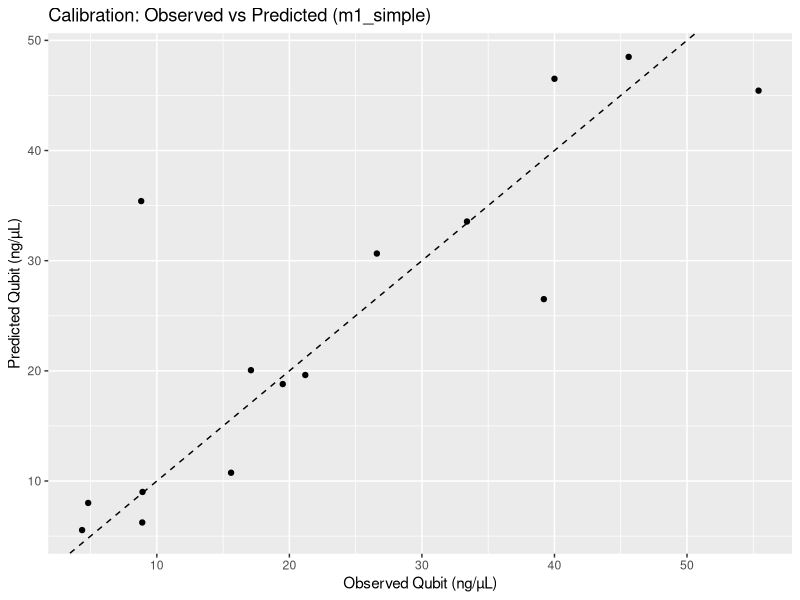
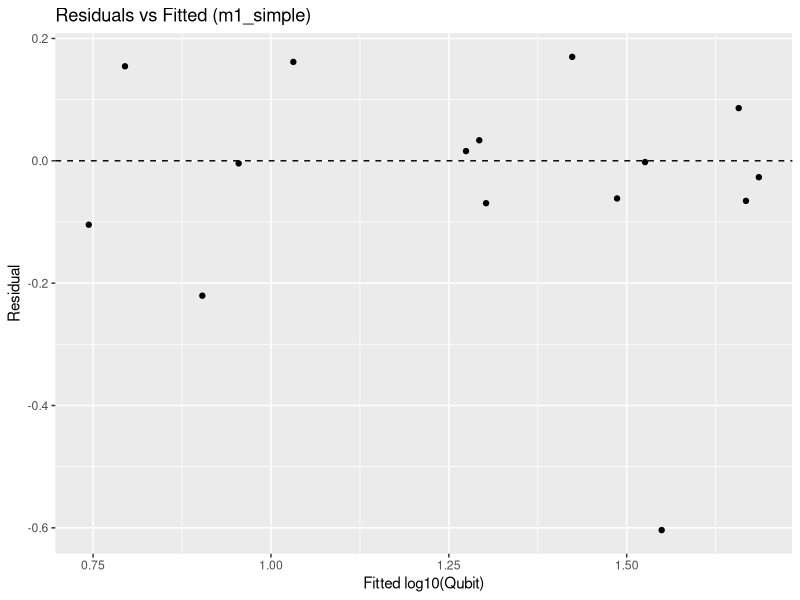
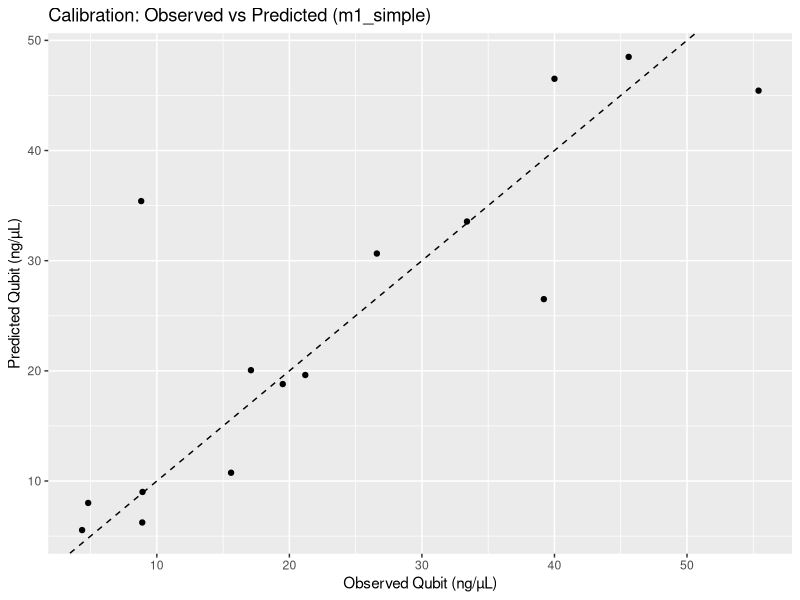
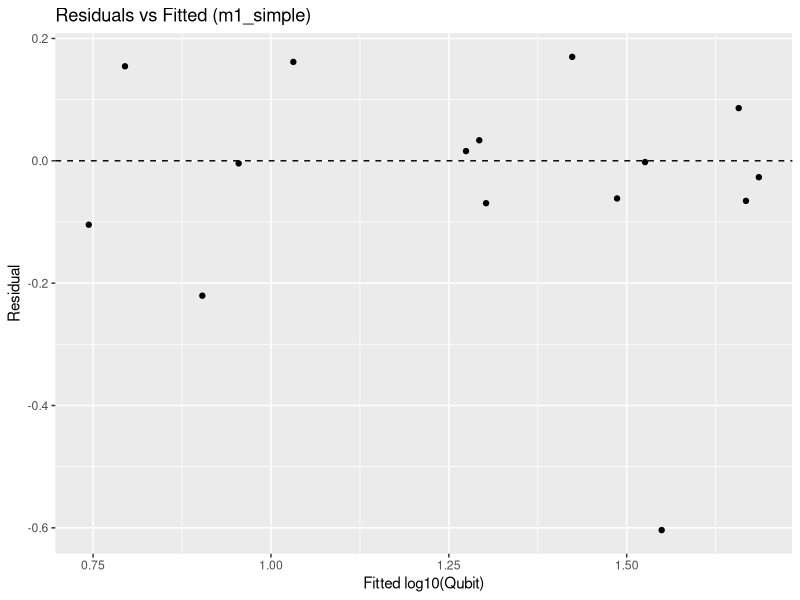

Generate these figures, in order, with R:
## ---- chunk 1
# ==============================================================================
# QUBIT CALIBRATION: End-to-end script
# - LOD handling
# - Robust fit (lmrob) with retries (fixes non-convergence)
# - Compare full vs simpler model (drop d230_w)
# - K-fold CV (same folds), fold-error metrics
# - Predictions + 95% prediction intervals, exports
# - Robust weights + domain of validity + diagnostics
# ==============================================================================

# ---- Packages ----
suppressPackageStartupMessages({
  library(dplyr)
  library(readr)
  library(ggplot2)
  library(robustbase)
})

cat("Loading data...\n")
cal <- read_csv("edna_qual_quan_21_10.csv", show_col_types = FALSE)
nd  <- read_csv("eDNA_all_nano.csv", show_col_types = FALSE)

# ---- Config (safe defaults) ----
if (!exists("CONFIG")) {
  CONFIG <- list(
    log_floor    = 0.1,           # floor before log10 to avoid -Inf
    winsor_probs = c(0.05, 0.95), # 5–95% winsorization
    select_rule  = list(
      cv_rmse_win     = 0.02,     # prefer lower CV RMSE; if within 0.02 log10, call it a tie
      scale_tie_break = TRUE      # on tie, prefer lower robust scale; prefer simpler if still tie
    ),
    LOD_Q = 0.05                  # Qubit LOD/LLQ for censoring
  )
}

# ---- Standardise column names (guard 'a60_230' typo) ----
fix_a260_230 <- function(df) {
  if (!"a260_230" %in% names(df) && "a60_230" %in% names(df)) {
    df <- dplyr::rename(df, a260_230 = .data[["a60_230"]])
  }
  df
}
cal <- fix_a260_230(cal)
nd  <- fix_a260_230(nd)

# ---- Validate required columns ----
required_cal <- c("sample_id","ND_conc","a260_280","a260_230","qubit_conc")
required_nd  <- c("sample_id","ND_conc","a260_280","a260_230")
stopifnot(all(required_cal %in% names(cal)))
stopifnot(all(required_nd  %in% names(nd)))

cat(sprintf("Calibration samples: %d | NanoDrop samples: %d\n", nrow(cal), nrow(nd)))

# ---- Handle blanks / below-LOD in calibration ----
cal <- cal %>%
  mutate(is_below_lod = is.na(qubit_conc) | qubit_conc <= CONFIG$LOD_Q)
cal_train <- cal %>% filter(!is_below_lod)
cat(sprintf("Calibration n used: %d | Excluded below LOD: %d\n",
            nrow(cal_train), sum(cal$is_below_lod)))

# ---- Feature engineering ----
engineer_features <- function(df, winsor_limits = NULL, is_calibration = TRUE) {
  if (is_calibration) {
    df <- df %>%
      mutate(
        logND = log10(pmax(ND_conc, CONFIG$log_floor)),
        logQ  = log10(pmax(qubit_conc, CONFIG$log_floor)),
        d280  = `a260_280` - 2,
        d230  = `a260_230` - 2
      )
  } else {
    df <- df %>%
      mutate(
        logND = log10(pmax(ND_conc, CONFIG$log_floor)),
        d280  = `a260_280` - 2,
        d230  = `a260_230` - 2
      )
  }

  df <- df %>% distinct(sample_id, .keep_all = TRUE)

  if (!is.null(winsor_limits)) {
    df <- df %>%
      mutate(
        d230_w = pmin(pmax(d230, winsor_limits$d230[1]), winsor_limits$d230[2]),
        d280_w = pmin(pmax(d280, winsor_limits$d280[1]), winsor_limits$d280[2])
      )
    return(df)
  } else {
    limits <- list(
      d230 = quantile(df$d230, CONFIG$winsor_probs, na.rm = TRUE),
      d280 = quantile(df$d280, CONFIG$winsor_probs, na.rm = TRUE)
    )
    df <- df %>%
      mutate(
        d230_w = pmin(pmax(d230, limits$d230[1]), limits$d230[2]),
        d280_w = pmin(pmax(d280, limits$d280[1]), limits$d280[2])
      )
    return(list(data = df, limits = limits))
  }
}

cat("\nEngineering features...\n")
cal_result    <- engineer_features(cal_train, is_calibration = TRUE)
cal_train     <- cal_result$data
winsor_limits <- cal_result$limits

cat(sprintf("Winsor limits  d230:[%.3f, %.3f]  d280:[%.3f, %.3f]\n",
            winsor_limits$d230[1], winsor_limits$d230[2],
            winsor_limits$d280[1], winsor_limits$d280[2]))

# ---- QC: drop any engineered NAs (should be none) ----
missing_summary <- cal_train %>%
  summarise(across(c(logQ, logND, d230_w, d280_w), ~sum(is.na(.))))
if (any(missing_summary > 0)) {
  cat("\nWarning: Missing values detected (post-engineering):\n")
  print(missing_summary)
  cal_train <- cal_train %>% filter(complete.cases(logQ, logND, d230_w, d280_w))
  cat(sprintf("Rows after removing missing: %d\n", nrow(cal_train)))
}

# ---- Robust fits with retries (fix non-convergence) ----
safe_lmrob <- function(formula, data) {
  ctrl1 <- lmrob.control(setting = "KS2014",
                         maxit.scale = 2000,
                         max.it      = 400,
                         refine.tol  = 1e-7,
                         trace       = FALSE)
  fit <- try(lmrob(formula, data = data, control = ctrl1), silent = TRUE)
  if (!inherits(fit, "try-error") && is.finite(fit$scale)) return(fit)

  ctrl2 <- lmrob.control(setting = "KS2014",
                         init        = "S",
                         maxit.scale = 4000,
                         max.it      = 800,
                         refine.tol  = 1e-6,
                         trace       = FALSE)
  fit <- try(lmrob(formula, data = data, control = ctrl2), silent = TRUE)
  if (!inherits(fit, "try-error") && is.finite(fit$scale)) return(fit)

  ctrl3 <- lmrob.control(setting = "KS2014",
                         psi         = "huber",
                         maxit.scale = 4000,
                         max.it      = 800,
                         refine.tol  = 1e-6,
                         trace       = FALSE)
  fit <- lmrob(formula, data = data, control = ctrl3)
  fit
}

cat("\n=== Model fits (robust with retries) ===\n")
m1_full   <- safe_lmrob(logQ ~ logND + d230_w + d280_w, data = cal_train)
m1_simple <- safe_lmrob(logQ ~ logND + d280_w,           data = cal_train)

cat(sprintf("m1_full    R²=%.4f  scale=%.4f\n",
            summary(m1_full)$r.squared, m1_full$scale))
cat(sprintf("m1_simple  R²=%.4f  scale=%.4f\n",
            summary(m1_simple)$r.squared, m1_simple$scale))

# ---- K-fold CV comparison (same folds) ----
set.seed(1)
K <- min(5, nrow(cal_train))
fold_id <- sample(rep(1:K, length.out = nrow(cal_train)))

cv_err <- function(mod_formula) {
  cv <- lapply(1:K, function(k){
    trn <- cal_train[fold_id != k, , drop = FALSE]
    tst <- cal_train[fold_id == k, , drop = FALSE]
    fit <- safe_lmrob(mod_formula, trn)
    data.frame(obs=tst$logQ, pred=predict(fit, newdata=tst))
  }) %>% dplyr::bind_rows()
  rmse    <- sqrt(mean((cv$obs - cv$pred)^2))
  medfold <- median(10^abs(cv$obs - cv$pred))
  q75fold <- unname(quantile(10^abs(cv$obs - cv$pred), 0.75))
  c(rmse = rmse, med_fold = medfold, q75_fold = q75fold)
}

cv_full   <- cv_err(logQ ~ logND + d230_w + d280_w)
cv_simple <- cv_err(logQ ~ logND + d280_w)

cat(sprintf("\nCV (log10 RMSE | median× | 75th×)\n  full   : %.3f | %.2fx | %.2fx\n  simple : %.3f | %.2fx | %.2fx\n",
            cv_full["rmse"], cv_full["med_fold"], cv_full["q75_fold"],
            cv_simple["rmse"], cv_simple["med_fold"], cv_simple["q75_fold"]))

# ---- Selection: prefer lower CV RMSE; if within delta, use lower scale; then simplicity ----
delta <- CONFIG$select_rule$cv_rmse_win
choose_simple <- function() {
  if (abs(cv_full["rmse"] - cv_simple["rmse"]) <= delta) {
    if (CONFIG$select_rule$scale_tie_break) {
      if (m1_simple$scale < m1_full$scale - 1e-9) return(TRUE)
      if (abs(m1_simple$scale - m1_full$scale) <= 1e-6) return(TRUE) # prefer simpler on exact tie
      return(FALSE)
    } else {
      return(TRUE)
    }
  } else {
    return(cv_simple["rmse"] < cv_full["rmse"])
  }
}
use_simple <- choose_simple()
best_model <- if (use_simple) m1_simple else m1_full
best_tag   <- if (use_simple) "m1_simple" else "m1_full"
cat(sprintf("\n=== CHOSEN MODEL: %s ===\n", best_tag))
print(coef(best_model))
cat("\nRobust 95% CIs:\n"); print(confint(best_model))

# ---- Save robust weights (on chosen model) ----
cal_train$.w <- best_model$rweights
weights_out  <- cal_train %>%
  arrange(.w) %>%
  select(sample_id, qubit_conc, ND_conc, a260_280, a260_230, d230_w, d280_w, .w)
weights_file <- sprintf("calibration_point_weights_%s.csv", best_tag)
write_csv(weights_out, weights_file)
cat(sprintf("Saved robust weights to: %s\n", weights_file))

# ---- Predict for NanoDrop dataset with 95% PIs ----
nd_prep <- engineer_features(nd, winsor_limits = winsor_limits, is_calibration = FALSE)

pi_nd <- as.data.frame(predict(best_model, newdata = nd_prep, interval = "prediction"))
names(pi_nd) <- c("logQ_pred","logQ_lwr","logQ_upr")

nd_preds <- nd_prep %>%
  bind_cols(pi_nd) %>%
  mutate(
    qubit_pred = pmax(10^logQ_pred, 0),
    qubit_lb   = pmax(10^logQ_lwr, 0),
    qubit_ub   = pmax(10^logQ_upr, 0),
    ND_to_Qb_cf = ifelse(ND_conc > 0, qubit_pred / ND_conc, NA_real_)
  ) %>%
  select(sample_id, ND_conc, a260_280, a260_230, d230_w, d280_w,
         qubit_pred, qubit_lb, qubit_ub, ND_to_Qb_cf)

pred_file <- sprintf("nanodrop_to_qubit_predictions_%s.csv", best_tag)
write_csv(nd_preds, pred_file)
cat(sprintf("\nWrote predictions (with PIs) to: %s\n", pred_file))

# ---- Diagnostics on calibration (for chosen model) ----
cal_diag <- cal_train %>%
  mutate(
    .fitted = predict(best_model, newdata = cal_train),
    .resid  = logQ - .fitted,
    Q_obs   = qubit_conc,
    Q_pred  = 10^.fitted
  )

p1 <- ggplot(cal_diag, aes(x = Q_obs, y = Q_pred)) +
  geom_abline(slope = 1, intercept = 0, linetype = 2) +
  geom_point() +
  labs(x = "Observed Qubit (ng/µL)", y = "Predicted Qubit (ng/µL)",
       title = sprintf("Calibration: Observed vs Predicted (%s)", best_tag))

p2 <- ggplot(cal_diag, aes(x = .fitted, y = .resid)) +
  geom_hline(yintercept = 0, linetype = 2) +
  geom_point() +
  labs(x = "Fitted log10(Qubit)", y = "Residual",
       title = sprintf("Residuals vs Fitted (%s)", best_tag))

print(p1); print(p2)
plot_obs_pred_file <- sprintf("calibration_obs_vs_pred_%s.png", best_tag)
plot_resid_file    <- sprintf("calibration_resid_vs_fitted_%s.png", best_tag)
ggsave(plot_obs_pred_file, p1, width = 5.5, height = 4.5, dpi = 300)
ggsave(plot_resid_file,    p2, width = 5.5, height = 4.5, dpi = 300)
cat(sprintf("Saved diagnostic plots: %s, %s\n", plot_obs_pred_file, plot_resid_file))

# ---- Accuracy metrics (fold error, in-sample & CV) ----
res_log <- cal_diag$.resid
GMFE  <- 10^mean(abs(res_log), na.rm = TRUE)
MedFE <- 10^median(abs(res_log), na.rm = TRUE)
cat(sprintf("In-sample GMFE: %.2fx | Median Fold Error: %.2fx\n", GMFE, MedFE))

# Reuse previously computed CV summaries for chosen model
if (use_simple) {
  cv_rmse <- cv_simple["rmse"]; cv_med <- cv_simple["med_fold"]; cv_q75 <- cv_simple["q75_fold"]
} else {
  cv_rmse <- cv_full["rmse"];   cv_med <- cv_full["med_fold"];   cv_q75 <- cv_full["q75_fold"]
}
cat(sprintf("CV RMSE (log10): %.3f | CV Median Fold Error: %.2fx | CV 75th%%: %.2fx\n",
            cv_rmse, cv_med, cv_q75))

# ---- Ranges to report (domain of validity) ----
rng <- cal_train %>% summarise(
  ND_min = min(ND_conc, na.rm=TRUE),
  ND_max = max(ND_conc, na.rm=TRUE),
  Q_min  = min(qubit_conc, na.rm=TRUE),
  Q_max  = max(qubit_conc, na.rm=TRUE),
  a280_min = min(a260_280, na.rm=TRUE),
  a280_max = max(a260_280, na.rm=TRUE),
  a230_min = min(a260_230, na.rm=TRUE),
  a230_max = max(a260_230, na.rm=TRUE),
  d280_min = min(d280_w, na.rm=TRUE),
  d280_max = max(d280_w, na.rm=TRUE),
  d230_min = min(d230_w, na.rm=TRUE),
  d230_max = max(d230_w, na.rm=TRUE)
)
rng_file <- sprintf("calibration_domain_%s.csv", best_tag)
write_csv(rng, rng_file)
print(rng)
cat(sprintf("Saved domain-of-validity table to: %s\n", rng_file))
# ==============================================================================

## ---- chunk 2
# ---- Text summary (human-readable) ----
sum_file <- sprintf("calibration_summary_%s.txt", best_tag)

coef_lines <- capture.output(print(coef(best_model)))
ci_lines   <- capture.output(print(confint(best_model)))

rng_vals <- rng[1, ]
summary_lines <- c(
  "QUBIT Calibration Summary",
  "=========================",
  sprintf("Date: %s", format(Sys.time(), "%Y-%m-%d %H:%M %Z")),
  "",
  sprintf("Calibration samples used: %d", nrow(cal_train)),
  sprintf("Excluded below LOD: %d  (LOD_Q = %.3f ng/µL)", sum(cal$is_below_lod), CONFIG$LOD_Q),
  sprintf("Winsor limits: d230 [%.3f, %.3f], d280 [%.3f, %.3f]",
          winsor_limits$d230[1], winsor_limits$d230[2],
          winsor_limits$d280[1], winsor_limits$d280[2]),
  "",
  sprintf("Chosen model: %s", best_tag),
  sprintf("Formula: %s", paste(deparse(formula(best_model)), collapse = " ")),
  sprintf("R^2 (robust): %.4f", summary(best_model)$r.squared),
  sprintf("Robust scale: %.4f", best_model$scale),
  "",
  "Coefficients:",
  coef_lines,
  "",
  "95% Robust CIs:",
  ci_lines,
  "",
  sprintf("In-sample GMFE: %.2fx", GMFE),
  sprintf("In-sample Median Fold Error: %.2fx", MedFE),
  sprintf("CV RMSE (log10): %.3f", cv_rmse),
  sprintf("CV Median Fold Error: %.2fx", cv_med),
  sprintf("CV 75th%% Fold Error: %.2fx", cv_q75),
  "",
  "Domain of validity (do not extrapolate beyond):",
  sprintf("  ND_conc:  [%.3f, %.3f] ng/µL", rng_vals$ND_min,  rng_vals$ND_max),
  sprintf("  Qubit:    [%.3f, %.3f] ng/µL", rng_vals$Q_min,   rng_vals$Q_max),
  sprintf("  260/280:  [%.3f, %.3f]",      rng_vals$a280_min, rng_vals$a280_max),
  sprintf("  260/230:  [%.3f, %.3f]",      rng_vals$a230_min, rng_vals$a230_max),
  sprintf("  d280_w:   [%.3f, %.3f]",      rng_vals$d280_min, rng_vals$d280_max),
  sprintf("  d230_w:   [%.3f, %.3f]",      rng_vals$d230_min, rng_vals$d230_max),
  "",
  "Files written:",
  sprintf("  Predictions + PIs: %s", pred_file),
  sprintf("  Robust weights:    %s", weights_file),
  sprintf("  Obs vs Pred plot:  %s", plot_obs_pred_file),
  sprintf("  Residuals plot:    %s", plot_resid_file),
  sprintf("  Domain table:      %s", rng_file)
)

writeLines(summary_lines, sum_file)
cat(sprintf("Saved summary to: %s\n", sum_file))
